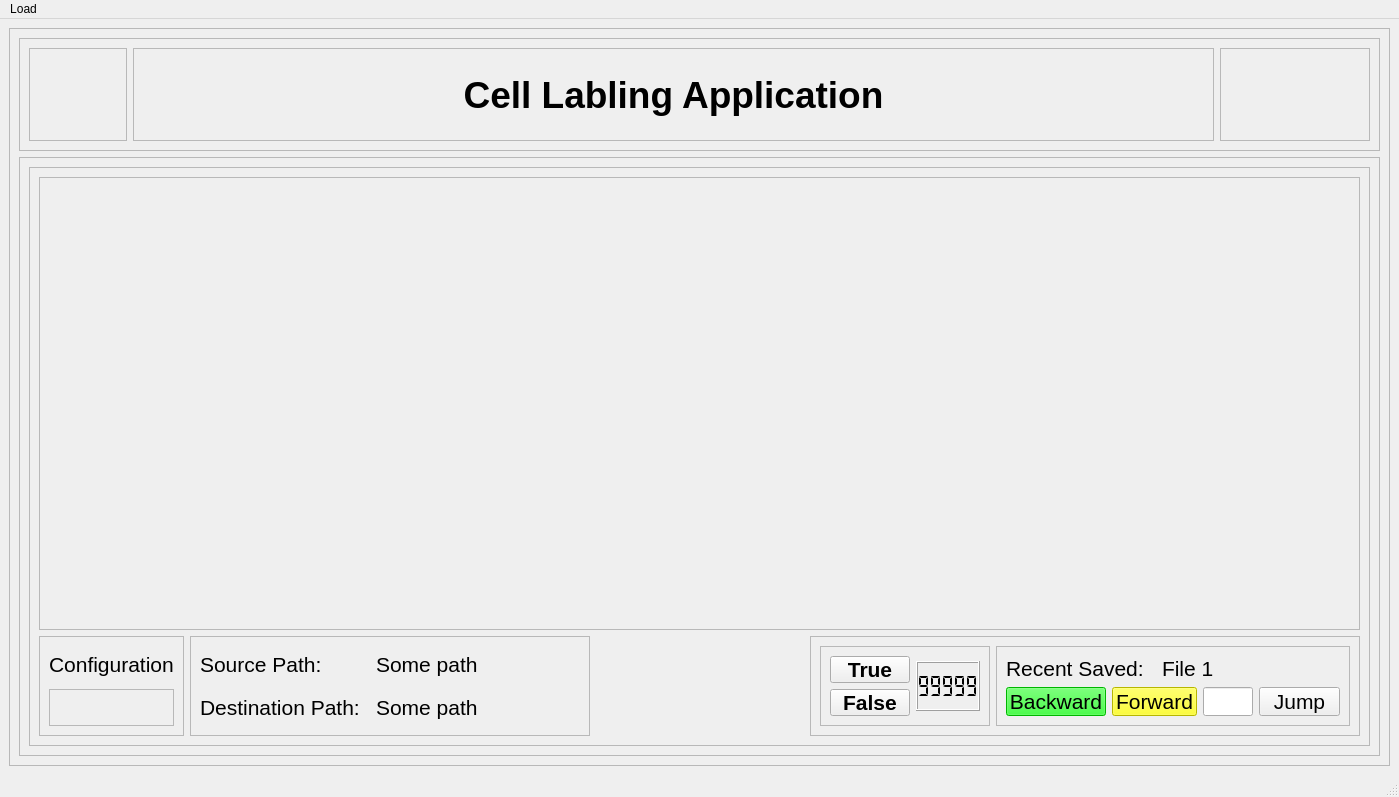
<?xml version="1.0" encoding="UTF-8"?>
<ui version="4.0">
 <class>MainWindow</class>
 <widget class="QMainWindow" name="MainWindow">
  <property name="geometry">
   <rect>
    <x>0</x>
    <y>0</y>
    <width>1399</width>
    <height>797</height>
   </rect>
  </property>
  <property name="windowTitle">
   <string>MainWindow</string>
  </property>
  <widget class="QWidget" name="centralwidget">
   <layout class="QHBoxLayout" name="horizontalLayout_2">
    <item>
     <widget class="QFrame" name="frame">
      <property name="frameShape">
       <enum>QFrame::StyledPanel</enum>
      </property>
      <property name="frameShadow">
       <enum>QFrame::Raised</enum>
      </property>
      <layout class="QVBoxLayout" name="verticalLayout">
       <item>
        <widget class="QFrame" name="frame_2">
         <property name="maximumSize">
          <size>
           <width>16777215</width>
           <height>113</height>
          </size>
         </property>
         <property name="frameShape">
          <enum>QFrame::StyledPanel</enum>
         </property>
         <property name="frameShadow">
          <enum>QFrame::Raised</enum>
         </property>
         <layout class="QHBoxLayout" name="horizontalLayout">
          <item>
           <widget class="QFrame" name="frame_4">
            <property name="maximumSize">
             <size>
              <width>98</width>
              <height>100</height>
             </size>
            </property>
            <property name="frameShape">
             <enum>QFrame::StyledPanel</enum>
            </property>
            <property name="frameShadow">
             <enum>QFrame::Raised</enum>
            </property>
            <layout class="QGridLayout" name="gridLayout_3">
             <item row="0" column="0">
              <widget class="QLabel" name="label_2">
               <property name="text">
                <string/>
               </property>
               <property name="pixmap">
                <pixmap resource="../logo/qrc.qrc">:/logo_icon/LOGO_TRUONG_CO_NEN.png</pixmap>
               </property>
               <property name="scaledContents">
                <bool>true</bool>
               </property>
              </widget>
             </item>
            </layout>
           </widget>
          </item>
          <item>
           <widget class="QFrame" name="frame_7">
            <property name="font">
             <font>
              <pointsize>14</pointsize>
             </font>
            </property>
            <property name="autoFillBackground">
             <bool>true</bool>
            </property>
            <property name="frameShape">
             <enum>QFrame::StyledPanel</enum>
            </property>
            <property name="frameShadow">
             <enum>QFrame::Raised</enum>
            </property>
            <layout class="QGridLayout" name="gridLayout_4">
             <item row="0" column="0">
              <widget class="QLabel" name="app_name">
               <property name="font">
                <font>
                 <family>Ubuntu</family>
                 <pointsize>28</pointsize>
                 <weight>75</weight>
                 <italic>false</italic>
                 <bold>true</bold>
                 <underline>false</underline>
                 <strikeout>false</strikeout>
                </font>
               </property>
               <property name="autoFillBackground">
                <bool>false</bool>
               </property>
               <property name="text">
                <string>Cell Labling Application</string>
               </property>
               <property name="alignment">
                <set>Qt::AlignCenter</set>
               </property>
              </widget>
             </item>
            </layout>
           </widget>
          </item>
          <item>
           <widget class="QFrame" name="frame_6">
            <property name="maximumSize">
             <size>
              <width>150</width>
              <height>16777215</height>
             </size>
            </property>
            <property name="frameShape">
             <enum>QFrame::StyledPanel</enum>
            </property>
            <property name="frameShadow">
             <enum>QFrame::Raised</enum>
            </property>
            <layout class="QGridLayout" name="gridLayout_2">
             <item row="0" column="0">
              <widget class="QLabel" name="label_3">
               <property name="text">
                <string/>
               </property>
               <property name="pixmap">
                <pixmap resource="../logo/qrc.qrc">:/logo_icon/Logo25-18.png</pixmap>
               </property>
               <property name="scaledContents">
                <bool>true</bool>
               </property>
              </widget>
             </item>
            </layout>
           </widget>
          </item>
         </layout>
        </widget>
       </item>
       <item>
        <widget class="QFrame" name="frame_3">
         <property name="font">
          <font>
           <pointsize>16</pointsize>
          </font>
         </property>
         <property name="frameShape">
          <enum>QFrame::StyledPanel</enum>
         </property>
         <property name="frameShadow">
          <enum>QFrame::Raised</enum>
         </property>
         <layout class="QGridLayout" name="gridLayout_9">
          <item row="0" column="0">
           <widget class="QFrame" name="frame_5">
            <property name="frameShape">
             <enum>QFrame::StyledPanel</enum>
            </property>
            <property name="frameShadow">
             <enum>QFrame::Raised</enum>
            </property>
            <layout class="QGridLayout" name="gridLayout_10">
             <item row="1" column="3">
              <widget class="QFrame" name="frame_10">
               <property name="minimumSize">
                <size>
                 <width>550</width>
                 <height>0</height>
                </size>
               </property>
               <property name="maximumSize">
                <size>
                 <width>16777215</width>
                 <height>100</height>
                </size>
               </property>
               <property name="frameShape">
                <enum>QFrame::StyledPanel</enum>
               </property>
               <property name="frameShadow">
                <enum>QFrame::Raised</enum>
               </property>
               <layout class="QGridLayout" name="gridLayout_8">
                <item row="0" column="1">
                 <widget class="QFrame" name="frame_11">
                  <property name="maximumSize">
                   <size>
                    <width>180</width>
                    <height>16777215</height>
                   </size>
                  </property>
                  <property name="frameShape">
                   <enum>QFrame::StyledPanel</enum>
                  </property>
                  <property name="frameShadow">
                   <enum>QFrame::Raised</enum>
                  </property>
                  <layout class="QGridLayout" name="gridLayout_6">
                   <item row="0" column="0">
                    <layout class="QHBoxLayout" name="horizontalLayout_6">
                     <item>
                      <layout class="QVBoxLayout" name="verticalLayout_2">
                       <item>
                        <widget class="QPushButton" name="true_button">
                         <property name="font">
                          <font>
                           <weight>75</weight>
                           <bold>true</bold>
                          </font>
                         </property>
                         <property name="text">
                          <string>True</string>
                         </property>
                         <property name="icon">
                          <iconset resource="../logo/qrc.qrc">
                           <normaloff>:/logo_icon/accept.png</normaloff>:/logo_icon/accept.png</iconset>
                         </property>
                        </widget>
                       </item>
                       <item>
                        <widget class="QPushButton" name="false_button">
                         <property name="font">
                          <font>
                           <weight>75</weight>
                           <bold>true</bold>
                          </font>
                         </property>
                         <property name="text">
                          <string>False</string>
                         </property>
                         <property name="icon">
                          <iconset resource="../logo/qrc.qrc">
                           <normaloff>:/logo_icon/cross.png</normaloff>:/logo_icon/cross.png</iconset>
                         </property>
                        </widget>
                       </item>
                      </layout>
                     </item>
                     <item>
                      <widget class="QLCDNumber" name="displayCur">
                       <property name="maximumSize">
                        <size>
                         <width>250</width>
                         <height>50</height>
                        </size>
                       </property>
                       <property name="smallDecimalPoint">
                        <bool>false</bool>
                       </property>
                       <property name="digitCount">
                        <number>5</number>
                       </property>
                       <property name="segmentStyle">
                        <enum>QLCDNumber::Flat</enum>
                       </property>
                       <property name="value" stdset="0">
                        <double>99999.000000000000000</double>
                       </property>
                       <property name="intValue" stdset="0">
                        <number>99999</number>
                       </property>
                      </widget>
                     </item>
                    </layout>
                   </item>
                  </layout>
                 </widget>
                </item>
                <item row="0" column="3">
                 <widget class="QFrame" name="frame_12">
                  <property name="minimumSize">
                   <size>
                    <width>0</width>
                    <height>0</height>
                   </size>
                  </property>
                  <property name="maximumSize">
                   <size>
                    <width>500</width>
                    <height>1600000</height>
                   </size>
                  </property>
                  <property name="frameShape">
                   <enum>QFrame::StyledPanel</enum>
                  </property>
                  <property name="frameShadow">
                   <enum>QFrame::Raised</enum>
                  </property>
                  <layout class="QGridLayout" name="gridLayout_5">
                   <item row="0" column="0">
                    <layout class="QHBoxLayout" name="horizontalLayout_7">
                     <item>
                      <widget class="QLabel" name="label_5">
                       <property name="maximumSize">
                        <size>
                         <width>150</width>
                         <height>16777215</height>
                        </size>
                       </property>
                       <property name="text">
                        <string>Recent Saved: </string>
                       </property>
                      </widget>
                     </item>
                     <item>
                      <widget class="QLabel" name="save_path_1">
                       <property name="minimumSize">
                        <size>
                         <width>0</width>
                         <height>0</height>
                        </size>
                       </property>
                       <property name="maximumSize">
                        <size>
                         <width>1600000</width>
                         <height>16777215</height>
                        </size>
                       </property>
                       <property name="text">
                        <string>File 1</string>
                       </property>
                      </widget>
                     </item>
                    </layout>
                   </item>
                   <item row="1" column="0">
                    <layout class="QHBoxLayout" name="horizontalLayout_3">
                     <item>
                      <widget class="QPushButton" name="backward">
                       <property name="maximumSize">
                        <size>
                         <width>100</width>
                         <height>16777215</height>
                        </size>
                       </property>
                       <property name="font">
                        <font>
                         <pointsize>16</pointsize>
                        </font>
                       </property>
                       <property name="styleSheet">
                        <string notr="true">QPushButton {
    background-color: rgb(0, 255, 0); /* Green */
    color: rgb(0, 0, 0); /* Black text */
}</string>
                       </property>
                       <property name="text">
                        <string>Backward</string>
                       </property>
                      </widget>
                     </item>
                     <item>
                      <widget class="QPushButton" name="forward">
                       <property name="maximumSize">
                        <size>
                         <width>100</width>
                         <height>16777215</height>
                        </size>
                       </property>
                       <property name="font">
                        <font>
                         <pointsize>16</pointsize>
                        </font>
                       </property>
                       <property name="styleSheet">
                        <string notr="true">QPushButton {
    background-color: rgb(255, 255, 0); /* Green */
    color: rgb(0, 0, 0); /* Black text */
}</string>
                       </property>
                       <property name="text">
                        <string>Forward</string>
                       </property>
                      </widget>
                     </item>
                     <item>
                      <widget class="QLineEdit" name="inputIndex">
                       <property name="maximumSize">
                        <size>
                         <width>50</width>
                         <height>16777215</height>
                        </size>
                       </property>
                      </widget>
                     </item>
                     <item>
                      <widget class="QPushButton" name="Jump">
                       <property name="maximumSize">
                        <size>
                         <width>100</width>
                         <height>16777215</height>
                        </size>
                       </property>
                       <property name="text">
                        <string>Jump</string>
                       </property>
                      </widget>
                     </item>
                    </layout>
                   </item>
                  </layout>
                 </widget>
                </item>
               </layout>
              </widget>
             </item>
             <item row="1" column="1">
              <widget class="QFrame" name="frame_8">
               <property name="minimumSize">
                <size>
                 <width>400</width>
                 <height>0</height>
                </size>
               </property>
               <property name="maximumSize">
                <size>
                 <width>16777215</width>
                 <height>100</height>
                </size>
               </property>
               <property name="frameShape">
                <enum>QFrame::StyledPanel</enum>
               </property>
               <property name="frameShadow">
                <enum>QFrame::Raised</enum>
               </property>
               <layout class="QGridLayout" name="gridLayout">
                <item row="0" column="1">
                 <layout class="QHBoxLayout" name="horizontalLayout_4">
                  <item>
                   <widget class="QLabel" name="label_4">
                    <property name="maximumSize">
                     <size>
                      <width>170</width>
                      <height>16777215</height>
                     </size>
                    </property>
                    <property name="text">
                     <string>Source Path: </string>
                    </property>
                   </widget>
                  </item>
                  <item>
                   <widget class="QLabel" name="src_path">
                    <property name="minimumSize">
                     <size>
                      <width>0</width>
                      <height>0</height>
                     </size>
                    </property>
                    <property name="text">
                     <string>Some path</string>
                    </property>
                   </widget>
                  </item>
                 </layout>
                </item>
                <item row="1" column="1">
                 <layout class="QHBoxLayout" name="horizontalLayout_5">
                  <item>
                   <widget class="QLabel" name="header_des">
                    <property name="maximumSize">
                     <size>
                      <width>170</width>
                      <height>16777215</height>
                     </size>
                    </property>
                    <property name="text">
                     <string>Destination Path:</string>
                    </property>
                   </widget>
                  </item>
                  <item>
                   <widget class="QLabel" name="destination_path">
                    <property name="text">
                     <string>Some path</string>
                    </property>
                   </widget>
                  </item>
                 </layout>
                </item>
               </layout>
              </widget>
             </item>
             <item row="1" column="0">
              <widget class="QFrame" name="configuration">
               <property name="minimumSize">
                <size>
                 <width>0</width>
                 <height>0</height>
                </size>
               </property>
               <property name="maximumSize">
                <size>
                 <width>160000</width>
                 <height>100</height>
                </size>
               </property>
               <property name="frameShape">
                <enum>QFrame::StyledPanel</enum>
               </property>
               <property name="frameShadow">
                <enum>QFrame::Raised</enum>
               </property>
               <layout class="QGridLayout" name="gridLayout_11">
                <item row="1" column="0">
                 <widget class="QFrame" name="toolBarBox">
                  <property name="frameShape">
                   <enum>QFrame::StyledPanel</enum>
                  </property>
                  <property name="frameShadow">
                   <enum>QFrame::Raised</enum>
                  </property>
                 </widget>
                </item>
                <item row="0" column="0" alignment="Qt::AlignHCenter">
                 <widget class="QLabel" name="graph_config">
                  <property name="text">
                   <string>Configuration</string>
                  </property>
                 </widget>
                </item>
               </layout>
              </widget>
             </item>
             <item row="0" column="0" colspan="4">
              <widget class="QFrame" name="graph_frame">
               <property name="frameShape">
                <enum>QFrame::StyledPanel</enum>
               </property>
               <property name="frameShadow">
                <enum>QFrame::Raised</enum>
               </property>
               <layout class="QGridLayout" name="gridLayout_7">
                <item row="1" column="0">
                 <layout class="QVBoxLayout" name="graph_layout"/>
                </item>
               </layout>
              </widget>
             </item>
             <item row="1" column="2">
              <spacer name="horizontalSpacer">
               <property name="orientation">
                <enum>Qt::Horizontal</enum>
               </property>
               <property name="sizeHint" stdset="0">
                <size>
                 <width>40</width>
                 <height>20</height>
                </size>
               </property>
              </spacer>
             </item>
            </layout>
           </widget>
          </item>
         </layout>
        </widget>
       </item>
      </layout>
     </widget>
    </item>
   </layout>
  </widget>
  <widget class="QMenuBar" name="menubar">
   <property name="geometry">
    <rect>
     <x>0</x>
     <y>0</y>
     <width>1399</width>
     <height>22</height>
    </rect>
   </property>
   <widget class="QMenu" name="menuLoad">
    <property name="title">
     <string>Load</string>
    </property>
    <addaction name="actionContinue"/>
    <addaction name="actionExport"/>
    <addaction name="separator"/>
    <addaction name="actionExit"/>
   </widget>
   <addaction name="menuLoad"/>
  </widget>
  <widget class="QStatusBar" name="statusbar"/>
  <action name="actionExport">
   <property name="icon">
    <iconset resource="../logo/qrc.qrc">
     <normaloff>:/logo_icon/folder.png</normaloff>:/logo_icon/folder.png</iconset>
   </property>
   <property name="text">
    <string>Export Path</string>
   </property>
   <property name="font">
    <font/>
   </property>
  </action>
  <action name="actionContinue">
   <property name="icon">
    <iconset resource="../logo/qrc.qrc">
     <normaloff>:/logo_icon/continuous-improvement.png</normaloff>:/logo_icon/continuous-improvement.png</iconset>
   </property>
   <property name="text">
    <string>Continue</string>
   </property>
  </action>
  <action name="actionExit">
   <property name="icon">
    <iconset resource="../logo/qrc.qrc">
     <normaloff>:/logo_icon/switch.png</normaloff>:/logo_icon/switch.png</iconset>
   </property>
   <property name="text">
    <string>Exit</string>
   </property>
  </action>
 </widget>
 <resources>
  <include location="../logo/qrc.qrc"/>
  <include location="../../../../.designer/logo/qrc.qrc"/>
 </resources>
 <connections/>
</ui>
